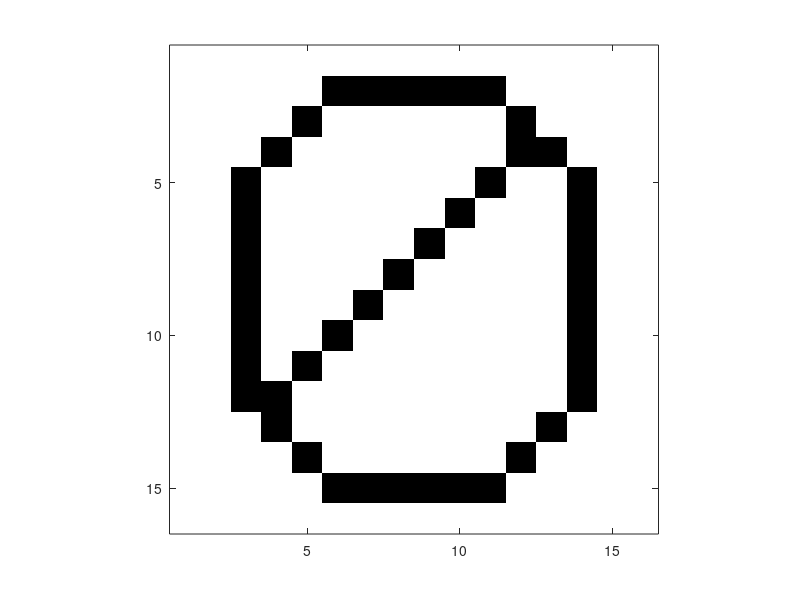
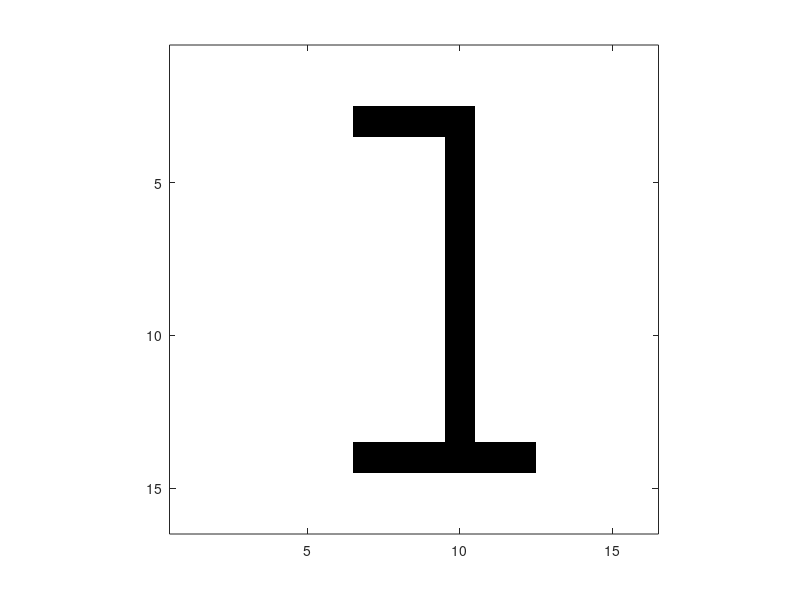
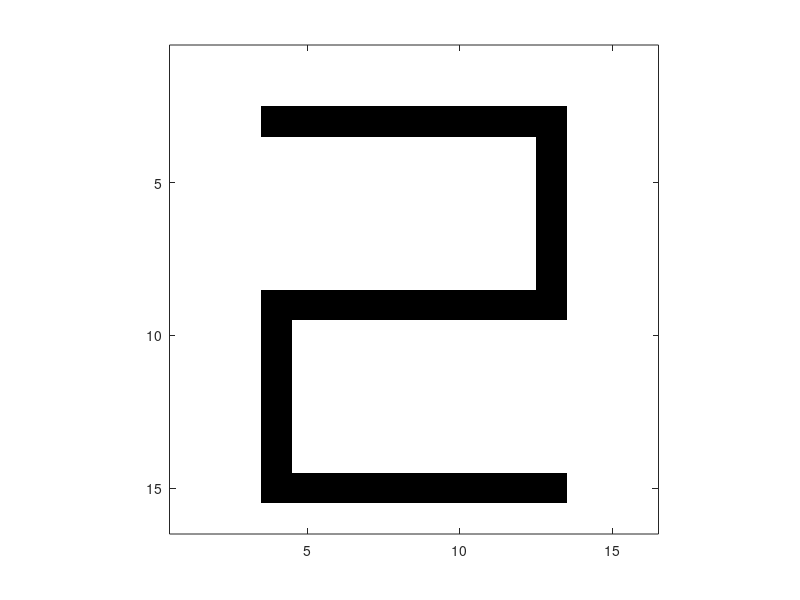
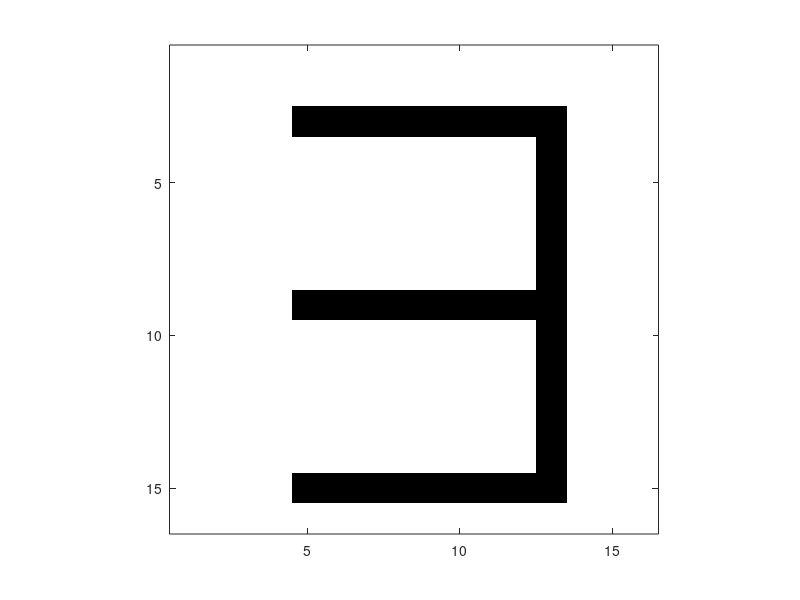

MATLAB code for these plots, in order:
clear all
close all

img = ones(112,144)*64;



astx=ones(16,16)*64;
astx(2:15,8:9)=1;
astx(8:9,3:14)=1;
astx(5,5)=1;
astx(6,6)=1;
astx(7,7)=1;
astx(10,10)=1;
astx(11,11)=1;
astx(12,12)=1;
astx(12,5)=1;
astx(11,6)=1;
astx(10,7)=1;
astx(7,10)=1;
astx(6,11)=1;
astx(5,12)=1;

num0=ones(16,16)*64;
num0(12,4)=1;
num0(11,5)=1;
num0(10,6)=1;
num0(9,7)=1;
num0(8,8)=1;
num0(7,9)=1;
num0(6,10)=1;
num0(5,11)=1;
num0(4,12)=1;
num0(4,4)=1;
num0(3,5)=1;
num0(3,12)=1;
num0(4,13)=1;
num0(13,4)=1;
num0(14,5)=1;
num0(2,6:11)=1;
num0(15,6:11)=1;
num0(5:12,3)=1;
num0(5:12,14)=1;
num0(14,12)=1;
num0(13,13)=1;

num1=ones(16,16)*64;
num1(3,7:9)=1;
num1(3:13,10)=1;
num1(14,7:12)=1;

num2=ones(16,16)*64;
num2(3,4:13)=1;
num2(4:8,13)=1;
num2(9,4:13)=1;
num2(10:14,4)=1;
num2(15,4:13)=1;

num3=ones(16,16)*64;
num3(3,5:13)=1;
num3(4:8,13)=1;
num3(9,5:13)=1;
num3(10:14,13)=1;
num3(15,5:13)=1;

num4=ones(16,16)*64;
num4(2:9,4)=1;
num4(2:15,13)=1;
num4(9,5:12)=1;

num5=ones(16,16)*64;
num5(3,4:13)=1;
num5(9,4:13)=1;
num5(15,4:13)=1;
num5(4:8,4)=1;
num5(10:14,13)=1;

num6=ones(16,16)*64;
num6(2:15,4)=1;
num6(2,5:13)=1;
num6(9,5:13)=1;
num6(9:15,13)=1;
num6(15,5:13)=1;

num7=ones(16,16)*64;
num7(2,4:13)=1;
num7(3:15,13)=1;

num8=ones(16,16)*64;
num8(2,5:12)=1;
num8(8,5:12)=1;
num8(15,5:12)=1;
num8(3:7,4)=1;
num8(3:7,13)=1;
num8(9:14,4)=1;
num8(9:14,13)=1;

num9=ones(16,16)*64;
num9(2,4:13)=1;
num9(8,4:12)=1;
num9(3:7,4)=1;
num9(3:15,13)=1;
num9(15,4:12)=1;







figure(1);
colormap(gray);
image(num0);
axis image

figure(2);
colormap(gray);
image(num1);
axis image

figure(3);
colormap(gray);
image(num2);
axis image

figure(4);
colormap(gray);
image(num3);
axis image

figure(5);
colormap(gray);
image(num4);
axis image

figure(6);
colormap(gray);
image(num5);
axis image

figure(7);
colormap(gray);
image(num6);
axis image

figure(8);
colormap(gray);
image(num7);
axis image

figure(9);
colormap(gray);
image(num8);
axis image

figure(10);
colormap(gray);
image(num9);
axis image

figure(11);
colormap(gray);
image(astx);
axis image


figure(12);
colormap(gray);
image(img);
axis image



